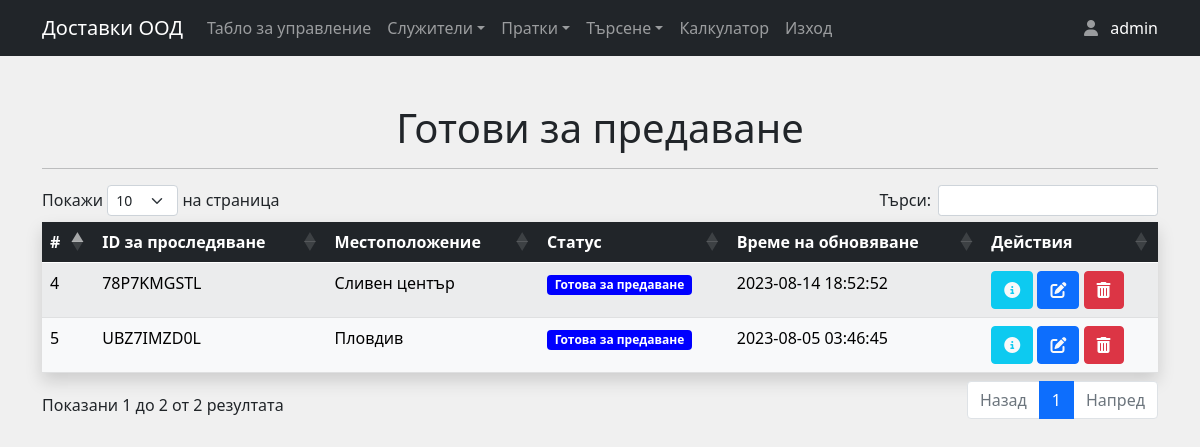
The app's page /ready_for_pickup.php (signed in) with its own data.
### tables this page shows
CREATE TABLE `shipment_history` (
  `shipment_id` int(11) NOT NULL,
  `tracking_id` varchar(255) NOT NULL,
  `location` varchar(255) NOT NULL,
  `status` varchar(100) NOT NULL,
  `update_time` datetime NOT NULL DEFAULT current_timestamp(),
  `history_table_id` int(11) NOT NULL
);

### ready_for_pickup.php (the view, shortened to what this page needs)
<?php
include_once 'header.php';
include_once 'includes/dbh.inc.php';
?>
<div class="container my-5">
<h1 class="text-center my-3">Готови за предаване</h1>
<hr>
  <table id="example" class="table shadow table-striped">
    <thead class="table-dark">
      <tr>
        <th scope="col">#</th>
        <th scope="col">ID за проследяване</th>
        <th scope="col">Местоположение</th>
        <th scope="col">Статус</th>
        <th scope="col">Време на обновяване</th>
        <th scope="col">Действия</th>
      </tr>
    </thead>
    <tbody class="table-light">
      <?php
      $sql = "SELECT sh.*
      FROM shipment_history sh
      JOIN (
          SELECT shipment_id, MAX(update_time) AS max_update_time
          FROM shipment_history
          GROUP BY shipment_id
      ) sh_max ON sh.shipment_id = sh_max.shipment_id AND sh.update_time = sh_max.max_update_time
      WHERE sh.status = 'Готова за предаване';";
      $result = mysqli_query($conn, $sql);
      if ($result) {
        while ($row = mysqli_fetch_assoc($result)) {
          $shipment_id = $row['shipment_id'];
          $tracking_id = $row['tracking_id'];
          $location = $row['location'];
          $status = $row['status'];
          $update_time = $row['update_time'];
list($badgeColor, $textColor) = getStatusBadgeColor($status);
          echo '<tr>
                  <td>' . $shipment_id . '</td>
                  <td>' . $tracking_id . '</td>
                  <td>' . $location . '</td>
<td><h5 class="badge" style="background-color:' . $badgeColor . '; color:' . $textColor . ';">' . $status . '</h5>
                  </td>                  <td>' . $update_time . '</td>
                  <td>
                  <a href="info_shipment.php?infoid=' . $shipment_id . '" class="btn btn-info text-light" style="text-decoration: none"><i class="fa fa-info-circle"></i></a>
                  <a href="update_shipment.php?updateid=' . $shipment_id . '" class="btn btn-primary text-light" style="text-decoration: none"><i class="fas fa-edit"></i></a>
                  <button type="button" class="btn btn-danger delete-button" data-id="' . $shipment_id . '"><i class="fas fa-trash-alt"></i></button>
                </td>
                </tr>';
        }
      }
      ?>
    </tbody>
  </table>
</div>

### records on screen
shipment_history: shipment "5", tracking "UBZ7IMZD0L", location "Пловдив", status "Готова за предаване", update_time "2023-08-05 03:46:45"
shipment_history: shipment "4", tracking "78P7KMGSTL", location "Сливен център", status "Готова за предаване", update_time "2023-08-14 18:52:52"

### other values on screen
$_SESSION["useruid"] "admin"
